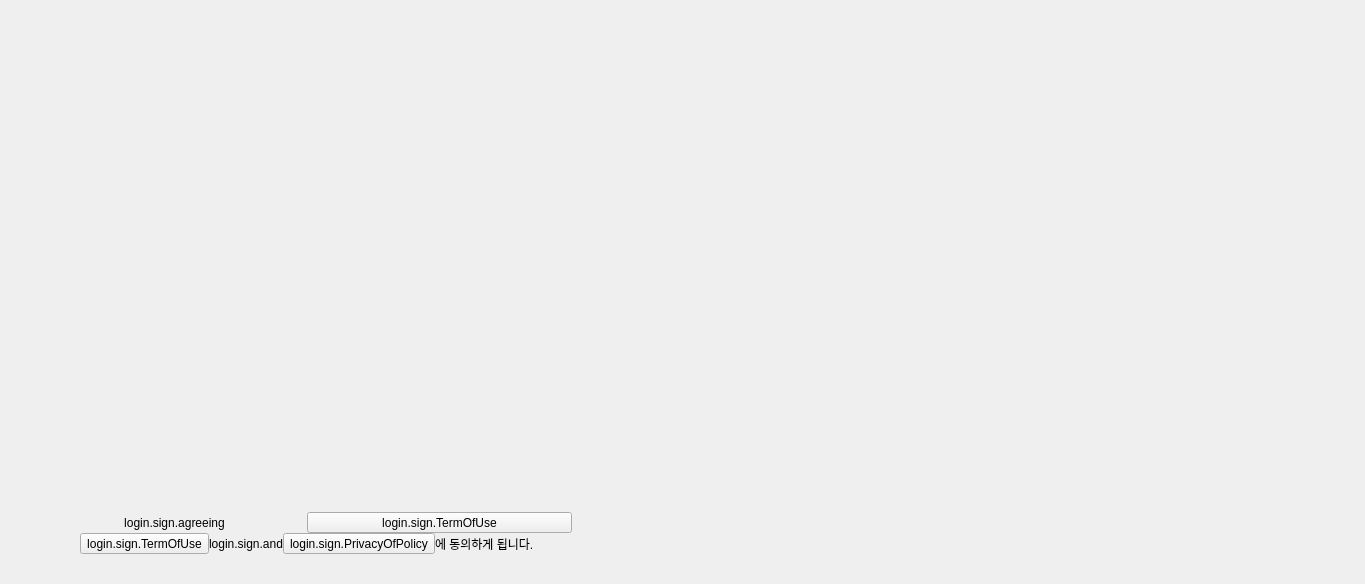
<?xml version="1.0" encoding="UTF-8"?>
<ui version="4.0">
 <class>LoginBackgroundView</class>
 <widget class="QFrame" name="LoginBackgroundView">
  <property name="geometry">
   <rect>
    <x>0</x>
    <y>0</y>
    <width>1365</width>
    <height>584</height>
   </rect>
  </property>
  <property name="minimumSize">
   <size>
    <width>752</width>
    <height>447</height>
   </size>
  </property>
  <property name="windowTitle">
   <string>Form</string>
  </property>
  <layout class="QGridLayout" name="gridLayout">
   <property name="leftMargin">
    <number>0</number>
   </property>
   <property name="topMargin">
    <number>0</number>
   </property>
   <property name="rightMargin">
    <number>0</number>
   </property>
   <property name="bottomMargin">
    <number>0</number>
   </property>
   <property name="spacing">
    <number>0</number>
   </property>
   <item row="0" column="0">
    <layout class="QVBoxLayout" name="verticalLayout">
     <property name="spacing">
      <number>0</number>
     </property>
     <property name="leftMargin">
      <number>0</number>
     </property>
     <property name="topMargin">
      <number>0</number>
     </property>
     <property name="rightMargin">
      <number>0</number>
     </property>
     <property name="bottomMargin">
      <number>30</number>
     </property>
     <item>
      <layout class="QHBoxLayout" name="horizontalLayout_4">
       <item>
        <spacer name="verticalSpacer">
         <property name="orientation">
          <enum>Qt::Vertical</enum>
         </property>
         <property name="sizeType">
          <enum>QSizePolicy::MinimumExpanding</enum>
         </property>
         <property name="sizeHint" stdset="0">
          <size>
           <width>20</width>
           <height>89</height>
          </size>
         </property>
        </spacer>
       </item>
      </layout>
     </item>
     <item>
      <layout class="QHBoxLayout" name="horizontalLayout_2">
       <property name="spacing">
        <number>0</number>
       </property>
       <property name="leftMargin">
        <number>74</number>
       </property>
       <property name="topMargin">
        <number>2</number>
       </property>
       <property name="rightMargin">
        <number>63</number>
       </property>
       <item>
        <widget class="PLSApngLabel" name="loginPrismLogoLabel">
         <property name="text">
          <string/>
         </property>
         <property name="scaledContents">
          <bool>true</bool>
         </property>
         <property name="alignment">
          <set>Qt::AlignCenter</set>
         </property>
        </widget>
       </item>
      </layout>
     </item>
     <item>
      <spacer name="verticalSpacer_2">
       <property name="orientation">
        <enum>Qt::Vertical</enum>
       </property>
       <property name="sizeType">
        <enum>QSizePolicy::MinimumExpanding</enum>
       </property>
       <property name="sizeHint" stdset="0">
        <size>
         <width>0</width>
         <height>113</height>
        </size>
       </property>
      </spacer>
     </item>
     <item>
      <layout class="QHBoxLayout" name="horizontalLayout_3">
       <property name="spacing">
        <number>0</number>
       </property>
       <property name="leftMargin">
        <number>0</number>
       </property>
       <property name="rightMargin">
        <number>0</number>
       </property>
       <item>
        <spacer name="horizontalSpacer_2">
         <property name="orientation">
          <enum>Qt::Horizontal</enum>
         </property>
         <property name="sizeType">
          <enum>QSizePolicy::Preferred</enum>
         </property>
         <property name="sizeHint" stdset="0">
          <size>
           <width>42</width>
           <height>20</height>
          </size>
         </property>
        </spacer>
       </item>
       <item>
        <widget class="QLabel" name="loginPrismInfoLabel">
         <property name="sizePolicy">
          <sizepolicy hsizetype="Preferred" vsizetype="Preferred">
           <horstretch>0</horstretch>
           <verstretch>0</verstretch>
          </sizepolicy>
         </property>
         <property name="minimumSize">
          <size>
           <width>0</width>
           <height>15</height>
          </size>
         </property>
         <property name="text">
          <string>login.sign.agreeing</string>
         </property>
         <property name="textFormat">
          <enum>Qt::AutoText</enum>
         </property>
         <property name="alignment">
          <set>Qt::AlignCenter</set>
         </property>
        </widget>
       </item>
       <item>
        <widget class="QToolButton" name="loginTermsOfUseBtn2">
         <property name="sizePolicy">
          <sizepolicy hsizetype="Preferred" vsizetype="Preferred">
           <horstretch>0</horstretch>
           <verstretch>0</verstretch>
          </sizepolicy>
         </property>
         <property name="text">
          <string>login.sign.TermOfUse</string>
         </property>
         <property name="toolButtonStyle">
          <enum>Qt::ToolButtonTextOnly</enum>
         </property>
         <property name="autoRaise">
          <bool>false</bool>
         </property>
        </widget>
       </item>
       <item>
        <spacer name="horizontalSpacer_3">
         <property name="orientation">
          <enum>Qt::Horizontal</enum>
         </property>
         <property name="sizeType">
          <enum>QSizePolicy::Preferred</enum>
         </property>
         <property name="sizeHint" stdset="0">
          <size>
           <width>42</width>
           <height>20</height>
          </size>
         </property>
        </spacer>
       </item>
      </layout>
     </item>
     <item>
      <layout class="QHBoxLayout" name="horizontalLayout">
       <property name="spacing">
        <number>0</number>
       </property>
       <property name="leftMargin">
        <number>0</number>
       </property>
       <property name="rightMargin">
        <number>80</number>
       </property>
       <property name="bottomMargin">
        <number>0</number>
       </property>
       <item>
        <spacer name="horizontalSpacer">
         <property name="orientation">
          <enum>Qt::Horizontal</enum>
         </property>
         <property name="sizeType">
          <enum>QSizePolicy::Preferred</enum>
         </property>
         <property name="sizeHint" stdset="0">
          <size>
           <width>80</width>
           <height>10</height>
          </size>
         </property>
        </spacer>
       </item>
       <item>
        <widget class="QToolButton" name="loginTermsOfUseBtn">
         <property name="sizePolicy">
          <sizepolicy hsizetype="Preferred" vsizetype="Preferred">
           <horstretch>0</horstretch>
           <verstretch>0</verstretch>
          </sizepolicy>
         </property>
         <property name="text">
          <string>login.sign.TermOfUse</string>
         </property>
         <property name="toolButtonStyle">
          <enum>Qt::ToolButtonTextOnly</enum>
         </property>
         <property name="autoRaise">
          <bool>false</bool>
         </property>
        </widget>
       </item>
       <item>
        <widget class="QLabel" name="loginAndLabel">
         <property name="sizePolicy">
          <sizepolicy hsizetype="Preferred" vsizetype="Preferred">
           <horstretch>0</horstretch>
           <verstretch>0</verstretch>
          </sizepolicy>
         </property>
         <property name="text">
          <string>login.sign.and</string>
         </property>
         <property name="alignment">
          <set>Qt::AlignCenter</set>
         </property>
        </widget>
       </item>
       <item>
        <widget class="QToolButton" name="loginPrivacyPolicyBtn">
         <property name="sizePolicy">
          <sizepolicy hsizetype="Preferred" vsizetype="Preferred">
           <horstretch>0</horstretch>
           <verstretch>0</verstretch>
          </sizepolicy>
         </property>
         <property name="text">
          <string>login.sign.PrivacyOfPolicy</string>
         </property>
         <property name="toolButtonStyle">
          <enum>Qt::ToolButtonTextOnly</enum>
         </property>
         <property name="autoRaise">
          <bool>false</bool>
         </property>
        </widget>
       </item>
       <item>
        <widget class="QLabel" name="loginEndLabel">
         <property name="text">
          <string>에 동의하게 됩니다.</string>
         </property>
        </widget>
       </item>
      </layout>
     </item>
    </layout>
   </item>
   <item row="0" column="1">
    <widget class="QStackedWidget" name="loginMainStackedWidget"/>
   </item>
  </layout>
 </widget>
 <customwidgets>
  <customwidget>
   <class>PLSApngLabel</class>
   <extends>QLabel</extends>
   <header>PLSLabel.h</header>
  </customwidget>
 </customwidgets>
 <resources/>
 <connections/>
</ui>
